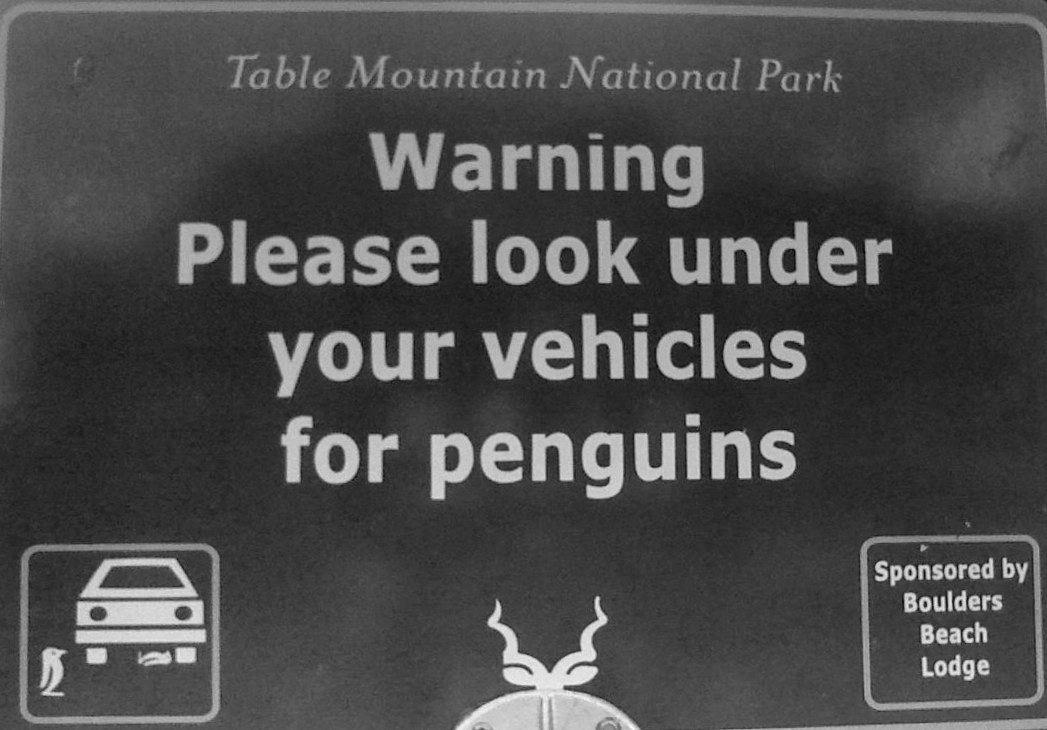
#> input picture ED2-Histograma/penguins.png, 1047 x 730 px
$ python main.py
#> lines starting #> are read from the running program, lines starting #| are printed output that depends on the picture; after the words box and inside, x2 and y2 are one past the last pixel; in counts of white or black regions, pixels touching at a corner belong together
import cv2
import numpy as np
import matplotlib.pyplot as plt

img = cv2.imread("penguins.png", cv2.IMREAD_GRAYSCALE)
#> img is the input picture: shape (730, 1047); min 0, max 253, mean 73.4

hist = cv2.calcHist([img], [0], None, [256], [0, 256])
#> hist = 256 values, max 17581 at index 43, min 0 at index 2, mean 2985.6

_, binary = cv2.threshold(img, 0, 255, cv2.THRESH_BINARY + cv2.THRESH_OTSU)
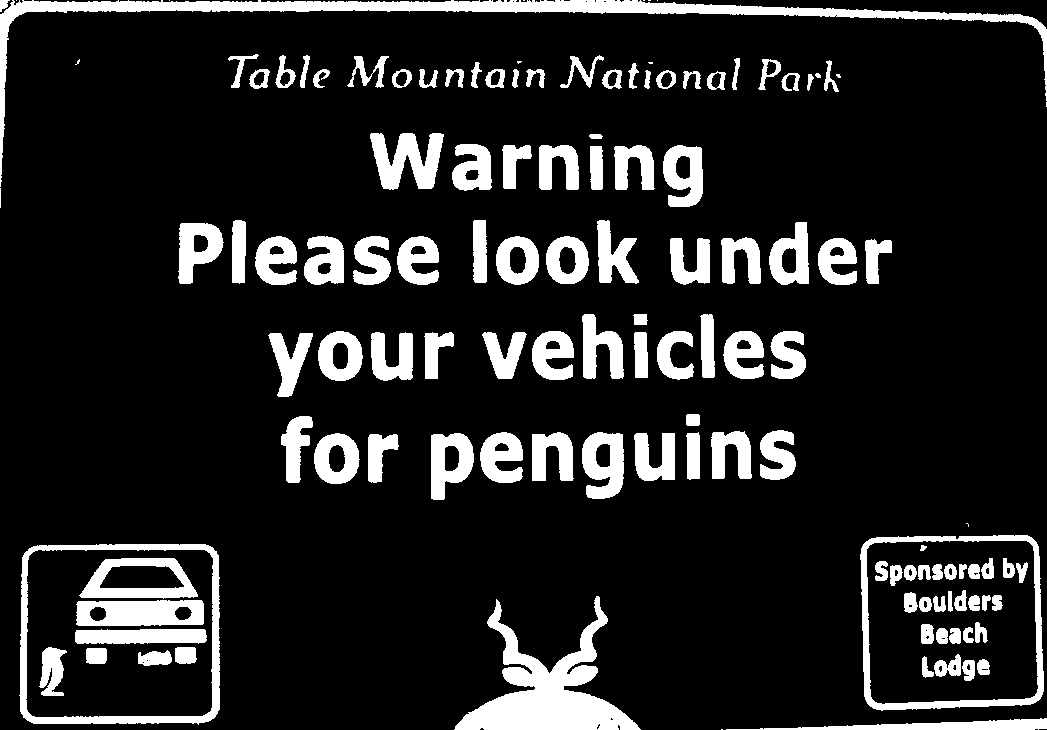
#> binary: shape (730, 1047); 14.1% white; 130 white regions (13 under 20 px), largest, box (x1, y1, x2, y2) and area: (0, 0, 1047, 187) 11117, (454, 596, 641, 730) 9224, (19, 544, 220, 725) 4772

plt.figure(figsize=(12, 4))

plt.subplot(1, 3, 1)
plt.imshow(img, cmap='gray')
plt.title("Imagem original")
plt.axis('off')

plt.subplot(1, 3, 2)
plt.plot(hist, color='black')
plt.title("Histograma")
plt.xlabel("Nível de cinza")
plt.ylabel("Frequência")
plt.axvline(_, color='red', linestyle='--', label=f'Threshold = {int(_)}')
plt.legend()

plt.subplot(1, 3, 3)
plt.imshow(binary, cmap='gray')
plt.title("Imagem binária")
plt.axis('off')

plt.tight_layout()
plt.show()
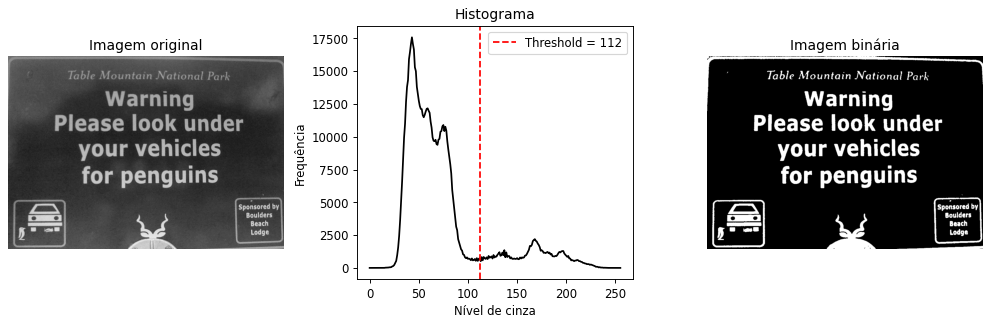
#> figure drawn by matplotlib, 3 panels; panel 2: curve peaks at x = 43, y = 17581
